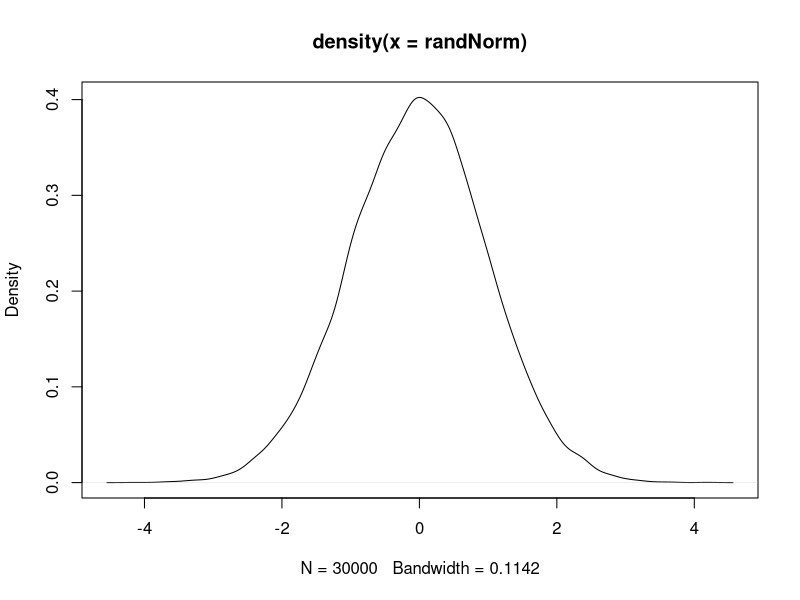
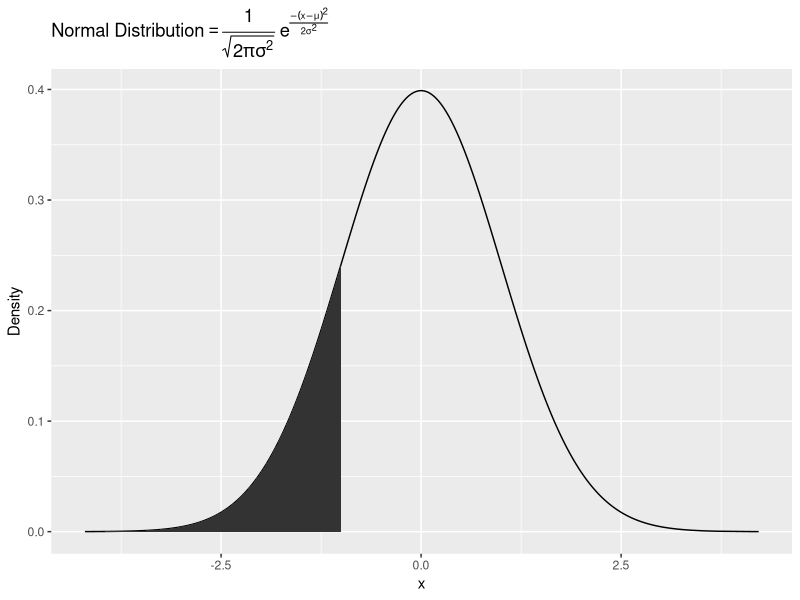
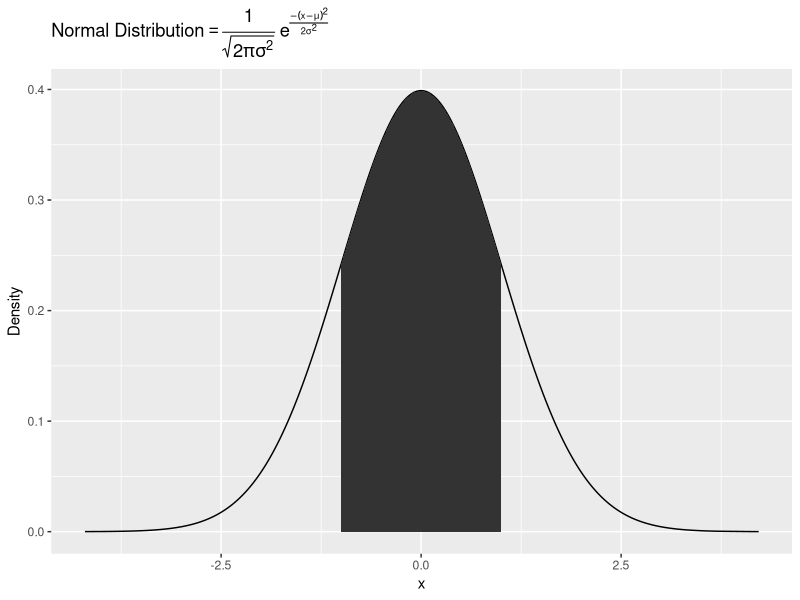

The R script that drew these images, in order:
#generate normal dist graphs in R

# from R For Everyone
library(ggplot2)


randNorm <- rnorm(30000)
randDensity <- dnorm(randNorm)

p <- ggplot(data.frame(x=randNorm, y=randDensity)) + aes(x=x,y=y) + 
    geom_line() + labs(x="x", y="Density") + 
    ggtitle(expression("Normal Distribution" == paste(frac(1, sqrt(2 * pi * sigma^2)),
                                     " ", e^{frac(-(x - mu)^2, 2 * sigma^2)})))

# dif way to visualize plot:
plot(density(randNorm))

# using ggplot using geom_density() to find the density automagically
g <- ggplot(data.frame(randNorm), aes(randNorm)) + geom_density() + 
    ggtitle("Using geom_density() in ggplot")

#generate values for -1 to shade
neg1Seq <- seq(from=min(randNorm), to=-1, by=.1)

#df w/ dist value
lessthanNeg1 <- data.frame(x=neg1Seq, y=dnorm(neg1Seq))

#add endpoints
lessthanNeg1 <- rbind(c(min(randNorm), 0),
                      lessthanNeg1,
                      c(max(lessthanNeg1$x), 0))

#plot
p + geom_polygon(data=lessthanNeg1, aes(x=x, y=y))

# seq from -1 to 1
neg1to1Seq <- seq(-1,1,.1)
neg1to1 <- data.frame(x=neg1to1Seq, y=dnorm(neg1to1Seq))
neg1to1 <- rbind(c(min(neg1to1$x), 0),
                 neg1to1,
                 c(max(neg1to1$x), 0))

p + geom_polygon(data=neg1to1, aes(x=x, y=y))

#cdf
randProb <- pnorm(randNorm)
cdf <- ggplot(data.frame(x=randNorm, y=randProb)) + aes(x=x, y=y) + 
    geom_point() + labs(x="Random Normal Variables", y="Probability") + 
    ggtitle(expression(phi(x) == paste(frac(1, sqrt(2 * pi)),
                                       " ", integral(e^(-t^2/2) * dt, -infinity, x))))
